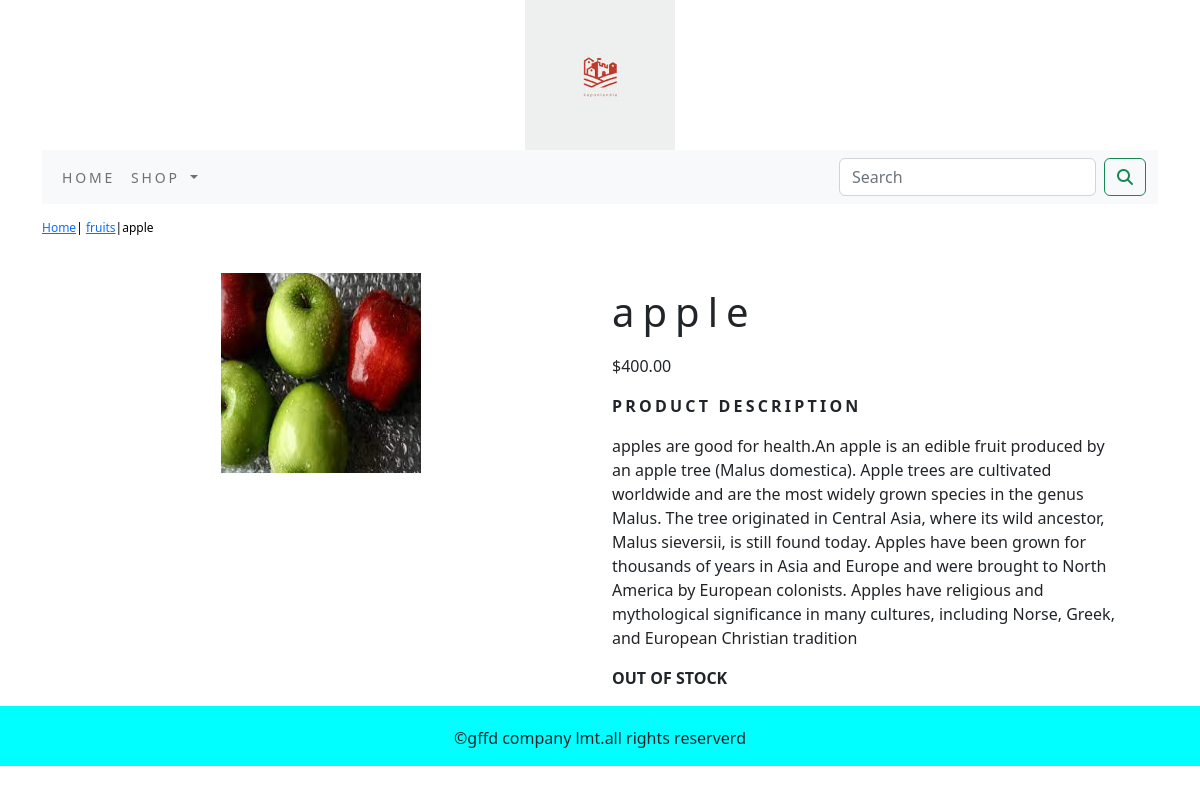
The page /shop/fruits/apple/ on the database its author committed.
### shop/models.py (models this page shows, shortened)
class product(models.Model):
    name=models.CharField(max_length=250,unique=True)
    slug=models.SlugField(max_length=250,unique=True)
    description=models.TextField(blank=True)
    price=models.DecimalField(max_digits=10,decimal_places=2)
    category=models.ForeignKey(category,on_delete=models.CASCADE)
    img = models.ImageField(upload_to='product', blank=True)
    stock=models.IntegerField()
    available=models.BooleanField(default=True)
    created=models.DateTimeField(auto_now_add=True)
    updated=models.DateTimeField(auto_now=True)
    class Meta:
        ordering = ('name',)
        verbose_name = 'product'
        verbose_name_plural = 'products'

class category(models.Model):
    name=models.CharField(max_length=250,unique=True)
    slug=models.SlugField(max_length=250,unique=True)
    description=models.TextField(blank=True)
    img=models.ImageField(upload_to='category',blank=True)
    class Meta:
        ordering=('name',)
        verbose_name='category'
        verbose_name_plural='categories'
    def get_url(self):
        return reverse('shop:productsbycategory',args=[self.slug])
    def __str__(self):
        return  '{}'.format(self.name)

### shop/views.py (the view)
# urls.py: path('<slug:c_slug>/<slug:product_slug>/',views.prodetail,name='prodetail'),
def prodetail(request,c_slug,product_slug):
    try:
        prod=product.objects.get(category__slug=c_slug,slug=product_slug)
    except Exception as e:
        raise e
    return render(request,'product.html',{'products':prod})

### cart/context_processor.py (called while the page is built)
def counter(request):
    item_count=0
    if 'admin' in request.path:
        return {}
    else:
        try:
            cart=Cart.objects.filter(cart_id=cart__id(request))
            cart_items=Cartitem.objects.all().filter(cart=cart[:1])
            for cart_item in cart_items:
                item_count += cart_item.quantity
        except Cart.DoesNotExist:
            item_count=0
        return dict(item_count=item_count)

### cart/views.py (called while the page is built)
def cart__id(request):
    cart1=request.session.session_key
    if not cart1:
        cart1=request.session.create()
    return cart1

### shop/context_processors.py (called while the page is built)
def menu_links(request):
    links=category.objects.all()
    return dict(links=links)

### templates/product.html (shortened to what this page needs)
{% extends 'base.html' %}
{% load static %}
{% block content %}
<div class="row my_product_row_class">
    <div class="mx_auto">
        <p><a href="{% url 'shop:allproducts' %}">Home</a >| <a href="{{ products.category.get_url }}">{{products.category}}</a>|{{products.name}} </p>
    </div>
</div>
<div class="container">
<div class="row">
    <div class="col-12 col-sm-12 col-md-12 col-lg-6 text-center">
        <div class="min-width:18rem">
            <img src="{{products.img.url}}" alt="{{products.name}}" width="200;" height="200;">
        </div>
    </div>
        <div class="col-12 col-sm-12 col-md-12 col-lg-6">
            <div>
            <h1 class="my_product_title">{{products.name}}</h1>
            <p>${{products.price}}</p>
            <p class="my_title"><b>Product Description</b></p>
            <p class="text-justify my_product_text">{{products.description}}</p>
            {% if products.stock <= 0 %}
            <p class="text-justify my_product_text"><b>OUT OF STOCK</b></p>
            {% else %}
            <a href="{% url 'cart:add_cart' products.id %}" class="btn btn-secondary">ADD to CART</a>
            {% endif %}
            </div>
        </div>
</div>
</div>
</div>
{% endblock %}

### static/css/custom.css (style rules this page uses)
.my_title { font-size:16px; text-transform:uppercase; letter-spacing:.2em; }
.my_product_row_class { padding-top:15px; padding-bottom:20px; }
.my_product_row_class .mx_auto { color:black; font-size:12px; text-decoration:none; }
.my_product_title { font_size:16px; text_transform:uppercase; letter-spacing:.2em; padding-top:15px; padding-bottom:10px; }
.my_product_text { padding-right:20px; }

### rows shown on the page
product: category "fruits", name "apple", img (picture), price "400.00", description "apples are good for health.An apple is an edible fruit produced by an apple tree (Malus domestica). Apple trees are cultivated worldwide and are the most widely grown species in the genus Malus. The tree originated in Central Asia, where its wild ancestor, Malus sieversii, is still found today. Apples have been grown for thousands of years in Asia and Europe and were brought to North America by European colonists. Apples have religious and mythological significance in many cultures, including Norse, Greek, and European Christian tradition"
